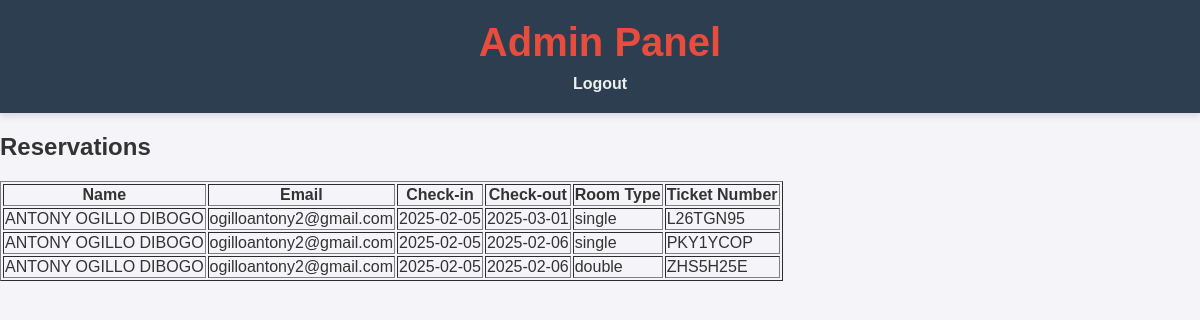
Before: /admin (signed in) with the older database file.
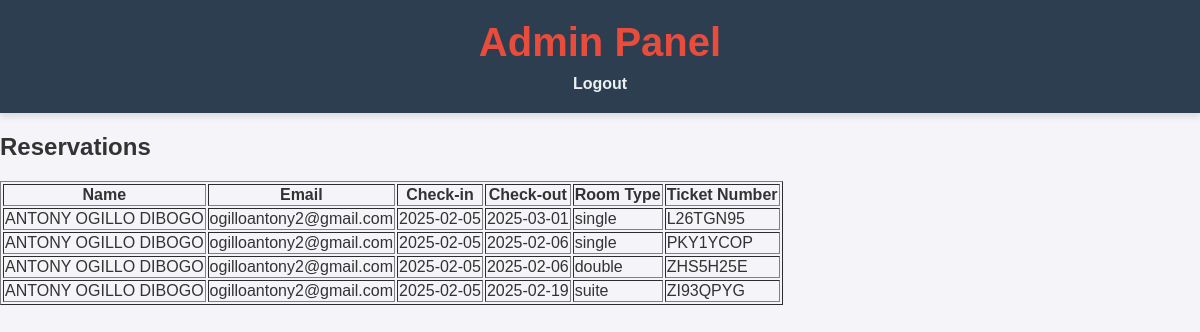
After: the same page with the newer database file.
### app.py (models this page shows)
class Reservation(db.Model):
    id = db.Column(db.Integer, primary_key=True)
    name = db.Column(db.String(100), nullable=False)
    email = db.Column(db.String(100), nullable=False)
    check_in = db.Column(db.String(10), nullable=False)
    check_out = db.Column(db.String(10), nullable=False)
    room_type = db.Column(db.String(50), nullable=False)
    ticket_number = db.Column(db.String(10), unique=True, nullable=False)

### app.py (the view)
@app.route('/admin')
def admin():
    if not session.get('admin_logged_in'):
        flash("You must be logged in to access the admin panel", "warning")
        return redirect(url_for('admin_login'))
    reservations = Reservation.query.all()
    return render_template('admin.html', reservations=reservations)

### app.py (called while the page is built)
@app.before_request
def create_tables():
    db.create_all()

### templates/admin.html (shortened to what this page needs)
<!DOCTYPE html>
<html lang="en">
<head>
    <link rel="stylesheet" href="{{ url_for('static', filename='css/styles.css') }}">
</head>
<body>
    <header>
        <h1>Admin Panel</h1>
        <nav>
            <ul>
                <li><a href="/admin-logout">Logout</a></li>
            </ul>
        </nav>
    </header>
    <section>
        <h2>Reservations</h2>
        <table border="1">
            <tr>
                <th>Name</th>
                <th>Email</th>
                <th>Check-in</th>
                <th>Check-out</th>
                <th>Room Type</th>
                <th>Ticket Number</th>
            </tr>
            {% for reservation in reservations %}
            <tr>
                <td>{{ reservation.name }}</td>
                <td>{{ reservation.email }}</td>
                <td>{{ reservation.check_in }}</td>
                <td>{{ reservation.check_out }}</td>
                <td>{{ reservation.room_type }}</td>
                <td>{{ reservation.ticket_number }}</td>
            </tr>
            {% endfor %}
        </table>
    </section>
</body>
</html>

### static/css/styles.css (style rules this page uses)
body { font-family: Arial, sans-serif; margin: 0; padding: 0; background-color: #f4f4f4; }
header { background-color: #333; color: #fff; padding: 10px 0; text-align: center; }
nav ul { list-style: none; padding: 0; }
nav ul li { display: inline; margin: 0 15px; }
nav ul li a { color: #fff; text-decoration: none; }
body { font-family: Arial, sans-serif; margin: 0; padding: 0; background-color: #f4f4f9; color: #333; }
header { background-color: #2c3e50; color: #ecf0f1; padding: 20px 0; text-align: center; box-shadow: 0 4px 6px rgba(0, 0, 0, 0.1); }
header h1 { margin: 0; font-size: 2.5em; color: #e74c3c; }
nav ul { list-style: none; padding: 0; margin: 10px 0 0; }
nav ul li a { color: #ecf0f1; text-decoration: none; font-weight: bold; transition: color 0.3s ease; }

Changed rows visible on the page:
added Reservation: name "ANTONY OGILLO DIBOGO", email "ogilloantony2@gmail.com", check_in "2025-02-05", check_out "2025-02-19", room_type "suite", ticket_number "ZI93QPYG"
